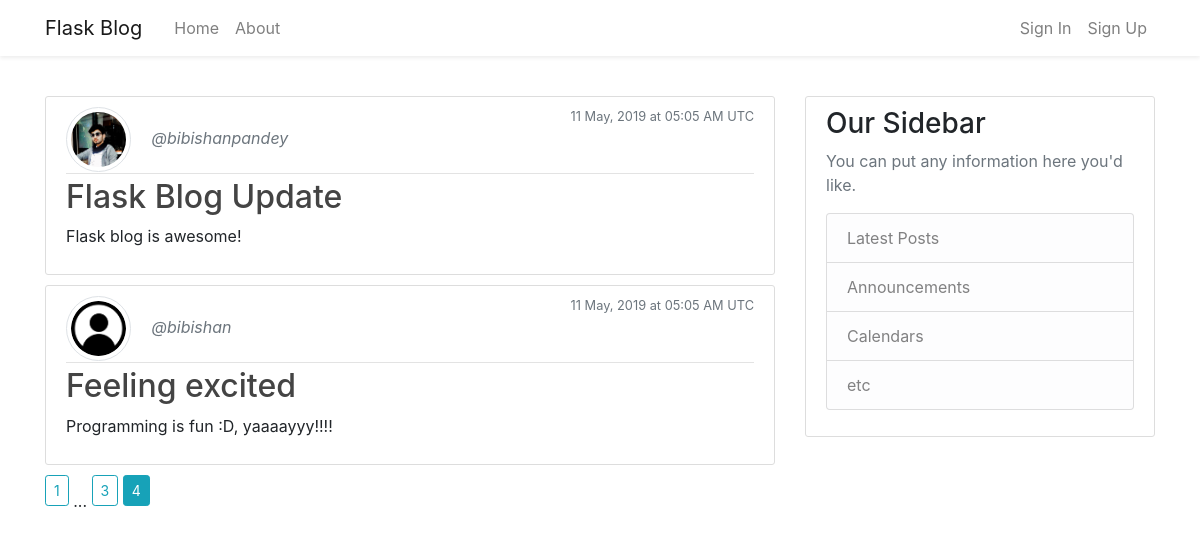
/home?page=4, run on the app's committed database.
### flask_blog/models.py (models this page shows, shortened)
class Post(db.Model):
    id = db.Column(db.Integer, primary_key = True)
    title = db.Column(db.String(100), nullable = False)
    date_posted = db.Column(db.DateTime, nullable = False, default = datetime.utcnow)
    content = db.Column(db.Text, nullable = False)
    user_id = db.Column(db.Integer, db.ForeignKey('user.id'), nullable = False)

class User(db.Model, UserMixin):
    id = db.Column(db.Integer, primary_key = True)
    username = db.Column(db.String(20), unique = True, nullable = False)
    email = db.Column(db.String(120), unique = True, nullable = False)
    image_file = db.Column(db.String(20), nullable = False, default = 'default.png')
    password = db.Column(db.String(60), nullable = False)
    posts = db.relationship('Post', backref = 'author', lazy = True)

### flask_blog/main/routes.py (the view)
@main.route("/")
@main.route("/home")
def home():
    page = request.args.get('page', 1, type = int)
    posts = Post.query.order_by(Post.date_posted.desc()).paginate(page = page, per_page = 2)
    return render_template('home.html', posts = posts)

### flask_blog/templates/home.html
{% extends 'layout.html' %}
{% block content %}
    {% for post in posts.items %}
        <article class="media content-section">
            <div class="media-body">
                <div class="article-metadata">
                    <img class="rounded-circle article-img img-thumbnail" src="{{ url_for('static', filename = 'images/' + post.author.image_file) }}">
                    <a class="mr-2 text-muted font-italic" href="{{ url_for('users.user_posts', username = post.author.username) }}">@{{ post.author.username }}</a>
                    <small class="text-muted float-right">{{ post.date_posted.strftime('%d %B, %Y at %H:%m %p UTC') }}</small>
                </div>
                <h2><a class="article-title" href="{{ url_for('posts.post', post_id = post.id) }}">{{ post.title }}</a></h2>
                <p class="article-content">{{ post.content }}</p>
            </div>
        </article>
    {% endfor %}
    {% for page_num in posts.iter_pages(left_edge=1, right_edge=1, left_current=1, right_current=2) %}
        {% if page_num %}
            {% if posts.page == page_num %}
                <a class="btn btn-sm btn-info mb-4" href="{{ url_for('main.home', page=page_num) }}">{{ page_num }}</a>
            {% else %}
                <a class="btn btn-sm btn-outline-info mb-4" href="{{ url_for('main.home', page = page_num) }}">{{ page_num }}</a>
            {% endif %}
        {% else %}
            ...
        {% endif %}
    {% endfor %}
{% endblock content %}

### flask_blog/static/css/main.css (style rules this page uses)
.content-section { background: #ffffff; padding: 10px 20px; border: 1px solid #dddddd; border-radius: 3px; margin-bottom: 10px; }
.article-title { color: #444444; }
.article-content { white-space: pre-line; }
.article-img { height: 65px; width: 65px; margin-right: 16px; }
.article-metadata { padding-bottom: 1px; margin-bottom: 4px; border-bottom: 1px solid #e3e3e3 }

### data on the page
Post: image_file (picture), author.username "bibishanpandey", date_posted "11 May, 2019 at 05:05 AM UTC", title "Flask Blog Update", content "Flask blog is awesome!"
Post: image_file (placeholder picture), author.username "bibishan", date_posted "11 May, 2019 at 05:05 AM UTC", title "Feeling excited", content "Programming is fun :D, yaaaayyy!!!!"

### other printed values
{{ page_num }} "1" "3"
{{ page_num }} "4"
